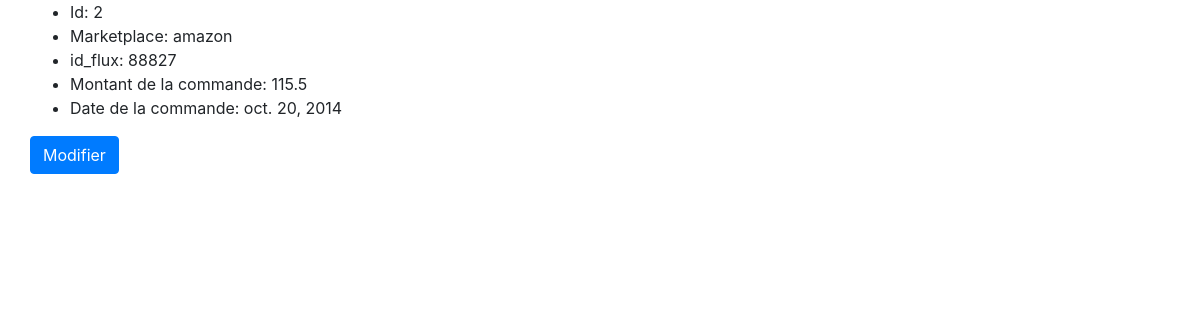
Page /orders/2/ on the committed database.
### orders/models.py (models this page shows)
class Order(models.Model):
    marketplace = models.CharField(max_length=100)
    id_flux = models.IntegerField()
    order_purchase_date = models.DateField(null=True)
    order_amount = models.FloatField(null=True)

### orders/views.py (the view)
# urls.py: path('<slug:slug>/', OrderDetail.as_view(), name='order-detail'),
class OrderDetail(DetailView):
    model = Order
    slug_field = 'id'

### orders/templates/orders/order_detail.html
{% extends 'orders/base.html' %}
{% block content %}
<div>
    <ul>
        <li>Id: {{ object.id }}</li>
        <li>Marketplace: {{ object.marketplace }}</li>
        <li>id_flux: {{ object.id_flux }}</li>
        <li>Montant de la commande: {{ object.order_amount }}</li>
        <li>Date de la commande: {{ object.order_purchase_date }}</li>
    </ul>
    <a href="{% url 'order-update' object.id %}" class="btn btn-primary">Modifier</a>
</div>
{% endblock %}

### rows in the picture
Order: id "2", marketplace "amazon", id_flux "88827", order_amount "115.5", order_purchase_date "oct. 20, 2014"
